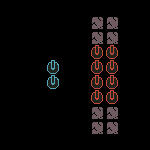

The image is a tile-based game level rendered from a .tmx file. Its description and complete source (layers, tilesets, objects, tile grids) follow:
An orthogonal 10x10 tile map with 15x15 px tiles, 1 tile layer (Layer2) and 2 objects (84, 41).

<map version="1.2" tiledversion="1.2.4" orientation="orthogonal" renderorder="right-down" width="10" height="10" tilewidth="15" tileheight="15" infinite="0" nextlayerid="3" nextobjectid="11">
 <tileset firstgid="1" source="tileset.tsx" />
 <layer id="1" name="Layer2" width="10" height="10">
  <data encoding="csv">
0,0,0,0,0,0,0,0,0,0,
0,0,0,0,0,0,11,11,0,0,
0,0,0,0,0,0,11,11,0,0,
0,0,0,0,0,0,2147483653,2147483653,0,0,
0,0,0,6,0,0,2147483653,2147483653,0,0,
0,0,0,6,0,0,2147483653,2147483653,0,0,
0,0,0,0,0,0,2147483653,2147483653,0,0,
0,0,0,0,0,0,11,11,0,0,
0,0,0,0,0,0,11,11,0,0,
0,0,0,0,0,0,0,0,0,0
</data>
 </layer>
 <objectgroup id="2" name="Cha">
  <object id="9" name="84" x="75" y="45" width="15" height="15" />
  <object id="10" name="41" x="75" y="90" width="15" height="15" />
 </objectgroup>
</map>
